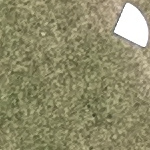
#> input picture uncolored/sample_1.JPG, 150 x 150 px; its folder holds 4 pictures in this run
$ python color_target.py   (Python 2 division)
#> lines starting #> are read from the running program, lines starting #| are printed output that depends on the picture
import Image
import glob
import os

class color_target:

	def __init__(self):

		self.threshold = 200
		self.d_rgb = (0, 200, 200) # delta rgb

		self.in_dir = "./uncolored/*.JPG"
		self.out_dir = "./output_img/"

		if not os.path.exists(self.out_dir):
			os.makedirs(self.out_dir)

		self.import_images()

	def import_images(self):
		i = 0
		for filename in glob.glob(self.in_dir):
			i = i + 1
			img = Image.open(filename)
#> img is the input picture: PIL image 150x150 RGB; mean R, G, B 142.6, 139.6, 106.2
			print "image imported",filename
			img = self.change_color(img)
#> after the loop in change_color, `for x in range(width):`:
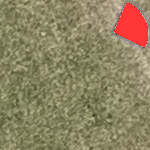
#> img: PIL image 150x150 RGB; mean R, G, B 142.6, 131.3, 97.9
			print "color changed",filename
			self.save_img(img, i)
			print "image saved as ", self.out_dir + str(i) + '.JPG'
#> pass 2 of the loop in import_images, `for filename in glob.glob(self.in_dir):`:
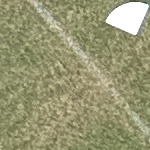
#> input picture uncolored/sample_2.JPG, 150 x 150 px
#> in import_images, img is the input picture: PIL image 150x150 RGB; mean R, G, B 151.6, 150.8, 115.1
#> after the loop in change_color (call 2), `for x in range(width):`:
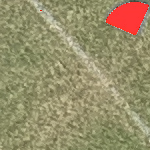
#> img: PIL image 150x150 RGB; mean R, G, B 151.6, 142.8, 107.2
#> pass 3 of the loop in import_images, `for filename in glob.glob(self.in_dir):`:
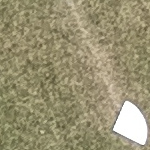
#> input picture uncolored/sample_3.JPG, 150 x 150 px
#> in import_images, img is the input picture: PIL image 150x150 RGB; mean R, G, B 153.2, 145.8, 114.9
#> after the loop in change_color (call 3), `for x in range(width):`:
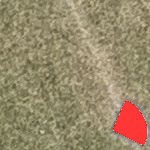
#> img: PIL image 150x150 RGB; mean R, G, B 153.2, 137.5, 106.6
#> the loop made 4 passes; the first 3 are shown


	def change_color(self, img):
		width, height = img.size
		for x in range(width):
			for y in range(height):
				rgb = img.getpixel((x,y))
				inrange = True
				for c in rgb:
					if c < self.threshold:
						inrange = False
				if inrange == True:
					r, g, b = rgb
					dr, dg, db = self.d_rgb # deltaRGB
					r = min(255, max(0, r-dr)) # bounded ( R - deltaR )
					g = min(255, max(0, g-dg)) # bounded ( G - deltaG )
					b = min(255, max(0, b-db)) # bounded ( B - deltaB )
					img.putpixel((x,y), (r,g,b))
		return img

	def save_img(self, img, i):
		img.save(self.out_dir + str(i) + '.JPG')


if __name__ == "__main__":
    color_target()
